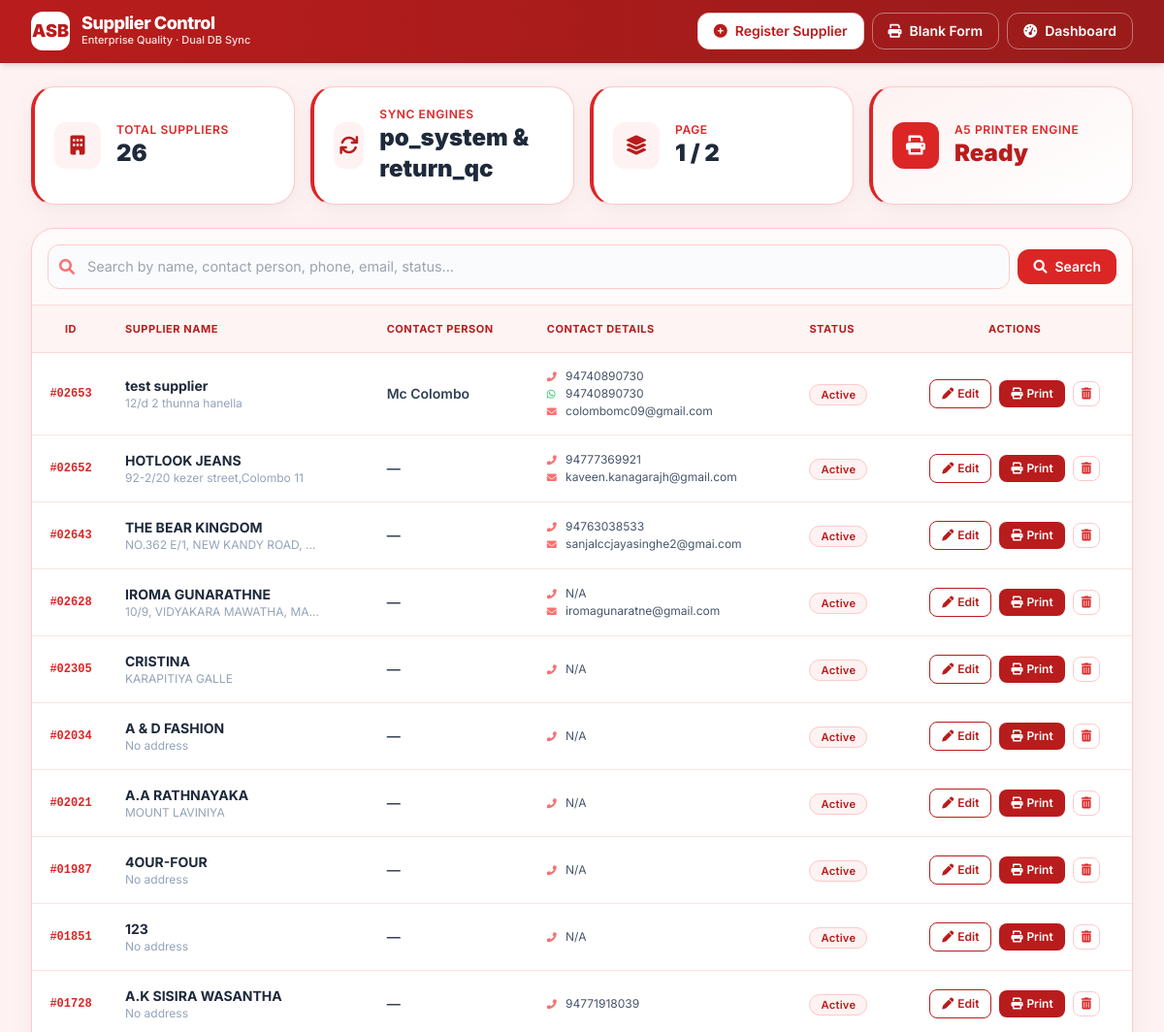
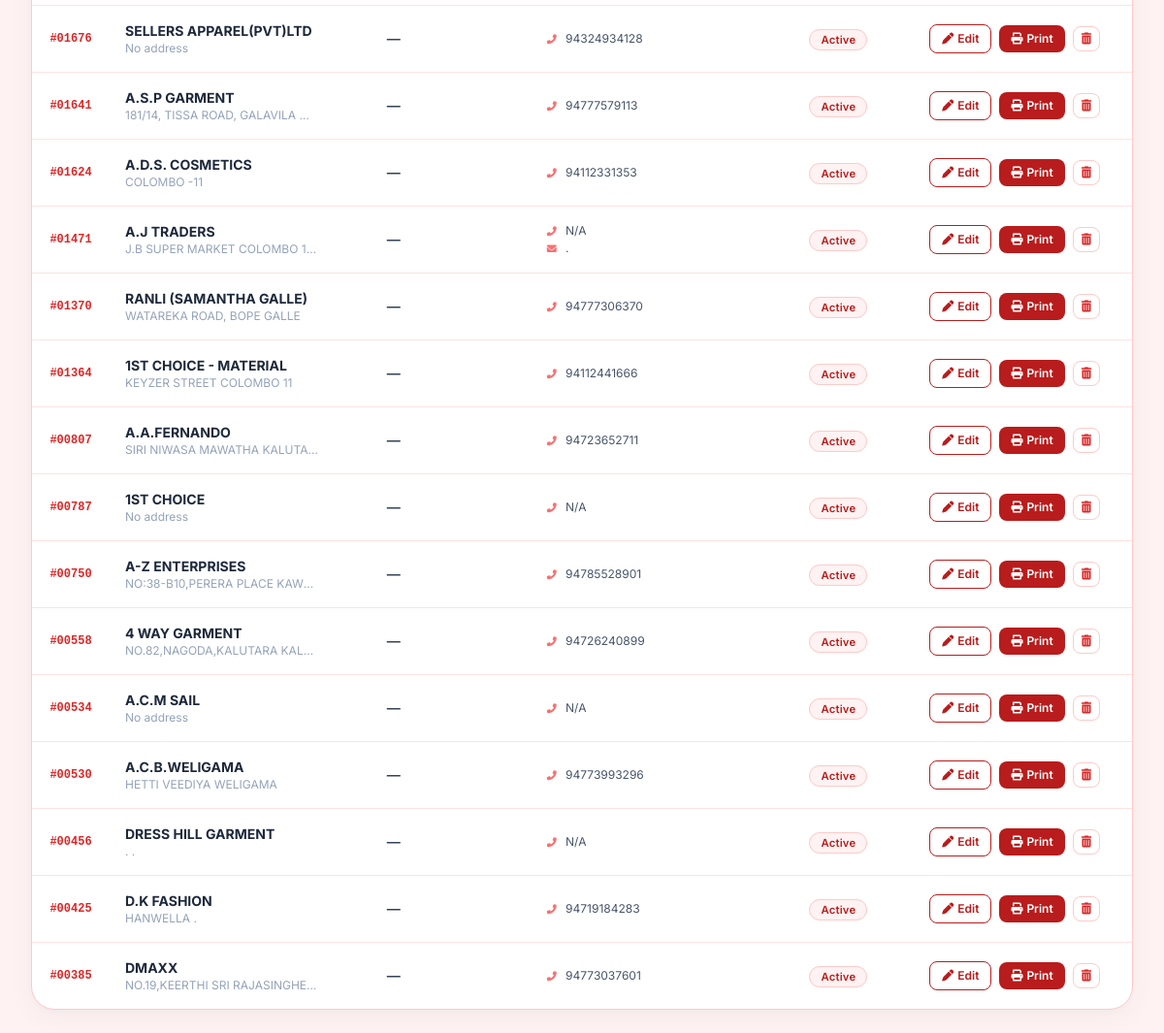
The page /supplier_module.php on the database its author committed (2 pictures, top to bottom).
### tables this page shows
CREATE TABLE `suppliers` (
  `supplier_id` bigint(20) UNSIGNED NOT NULL,
  `supplier_name` varchar(100) NOT NULL,
  `system_id` varchar(50) DEFAULT NULL,
  `contact_number` varchar(20) DEFAULT NULL,
  `land_number` varchar(20) DEFAULT NULL,
  `fax_number` varchar(20) DEFAULT NULL,
  `contact_person` varchar(100) DEFAULT NULL,
  `whatsapp` varchar(20) DEFAULT NULL,
  `email` varchar(100) DEFAULT NULL,
  `address` text DEFAULT NULL,
  `status` varchar(50) DEFAULT 'Active'
);

### supplier_module.php (the view, shortened to what this page needs)
<?php
$host    = '127.0.0.1';
$user    = 'root';
$pass    = '';
$charset = 'utf8mb4';
$options = [
    PDO::ATTR_ERRMODE            => PDO::ERRMODE_EXCEPTION,
    PDO::ATTR_DEFAULT_FETCH_MODE => PDO::FETCH_ASSOC,
    PDO::ATTR_EMULATE_PREPARES   => false,
];
try {
    $pdo_po = new PDO("mysql:host=$host;dbname=po_system;charset=$charset", $user, $pass, $options);
} catch (\PDOException $e) {
    die("Database connection failed: " . $e->getMessage());
}
$limit = 25;
$page = isset($_GET['page']) ? max(1, (int)$_GET['page']) : 1;
$offset = ($page - 1) * $limit;
$search = isset($_GET['search']) ? trim($_GET['search']) : '';
$whereClause = '';
$params = [];
$countSql = "SELECT COUNT(*) FROM suppliers $whereClause";
$stmtCount = $pdo_po->prepare($countSql);
$stmtCount->execute($params);
$totalRecords = $stmtCount->fetchColumn();
$totalPages = ceil($totalRecords / $limit);
$sql = "SELECT * FROM suppliers $whereClause ORDER BY supplier_id DESC LIMIT ? OFFSET ?";
$stmt = $pdo_po->prepare($sql);
$execParams = array_merge($params, [$limit, $offset]);
$stmt->execute($execParams);
$suppliers = $stmt->fetchAll();
?>
<!DOCTYPE html>
<html lang="en">
<head>
    <script src="https://cdn.tailwindcss.com"></script>
    <link rel="stylesheet" href="https://cdnjs.cloudflare.com/ajax/libs/font-awesome/6.0.0-beta3/css/all.min.css">
</head>
<body>
    <header class="bg-gradient-to-r from-red-700 to-red-800 border-b border-red-900/40 sticky top-0 z-40 no-print shadow-md">
        <div class="max-w-7xl mx-auto px-4 sm:px-6 lg:px-8">
            <div class="flex flex-wrap items-center justify-between py-3 gap-3">
                <div class="flex items-center gap-3">
                    <div class="h-10 w-10 rounded-xl bg-white text-red-700 flex items-center justify-center font-black text-lg shadow-sm">ASB</div>
                    <div>
                        <h1 class="text-lg font-extrabold tracking-tight text-white leading-none">Supplier Control</h1>
                        <p class="text-[11px] font-medium text-red-100">Enterprise Quality · Dual DB Sync</p>
                    </div>
                </div>
                <div class="flex items-center gap-2">
                    <button onclick="openModal('add')" class="btn-primary text-sm font-semibold px-4 py-2 rounded-xl flex items-center gap-2 bg-white text-red-700 hover:bg-red-50 border border-red-200">
                        <i class="fas fa-plus-circle"></i> Register Supplier
                    </button>
                    <button onclick="printEmptyForm()" class="btn-outline text-sm font-semibold px-4 py-2 rounded-xl flex items-center gap-2 text-white border-white/40 hover:bg-white/10">
                        <i class="fas fa-print"></i> Blank Form
                    </button>
                    <a href="dashboard.php" class="btn-outline text-sm font-semibold px-4 py-2 rounded-xl flex items-center gap-2 text-white border-white/40 hover:bg-white/10 transition">
                        <i class="fas fa-tachometer-alt"></i> Dashboard
                    </a>
                </div>
            </div>
        </div>
    </header>
    <main class="max-w-7xl mx-auto px-4 sm:px-6 lg:px-8 py-6 no-print">
        <div class="grid grid-cols-1 sm:grid-cols-4 gap-4 mb-6">
            <div class="card p-5 flex items-center gap-4 border-l-4 border-l-red-600">
                <div class="h-12 w-12 rounded-xl bg-red-50 text-red-700 flex items-center justify-center text-xl"><i class="fas fa-building"></i></div>
                <div><p class="text-xs font-semibold text-red-600 uppercase tracking-wider">Total Suppliers</p><p class="text-2xl font-black text-slate-800"><?= number_format($totalRecords); ?></p></div>
            </div>
            <div class="card p-5 flex items-center gap-4 border-l-4 border-l-red-600">
                <div class="h-12 w-12 rounded-xl bg-red-50 text-red-700 flex items-center justify-center text-xl"><i class="fas fa-sync"></i></div>
                <div><p class="text-xs font-semibold text-red-600 uppercase tracking-wider">Sync Engines</p><p class="text-2xl font-black text-slate-800">po_system &amp; return_qc</p></div>
            </div>
            <div class="card p-5 flex items-center gap-4 border-l-4 border-l-red-600">
                <div class="h-12 w-12 rounded-xl bg-red-50 text-red-700 flex items-center justify-center text-xl"><i class="fas fa-layer-group"></i></div>
                <div><p class="text-xs font-semibold text-red-600 uppercase tracking-wider">Page</p><p class="text-2xl font-black text-slate-800"><?= $page; ?> / <?= max(1, $totalPages); ?></p></div>
            </div>
            <div class="card p-5 flex items-center gap-4 border-l-4 border-l-red-600 bg-gradient-to-br from-red-50 to-white">
                <div class="h-12 w-12 rounded-xl bg-red-600 text-white flex items-center justify-center text-xl"><i class="fas fa-print"></i></div>
                <div><p class="text-xs font-semibold text-red-600 uppercase tracking-wider">A5 Printer Engine</p><p class="text-2xl font-black text-red-700">Ready</p></div>
            </div>
        </div>
        <div class="card overflow-hidden border-red-200">
            <div class="p-4 border-b border-red-200/70 bg-red-50/30">
                <form method="GET" action="" class="search-wrapper">
                    <div class="relative flex-1">
                        <i class="fas fa-search absolute left-3 top-1/2 transform -translate-y-1/2 text-red-400"></i>
                        <input type="text" name="search" value="<?= htmlspecialchars($search); ?>" placeholder="Search by name, contact person, phone, email, status..." class="form-input pl-10">
                    </div>
                    <button type="submit" class="btn-primary text-sm font-semibold px-4 py-2 rounded-xl flex items-center gap-2 bg-red-600 text-white hover:bg-red-700">
                        <i class="fas fa-search"></i> Search
                    </button>
                </form>
            </div>
            <div class="overflow-x-auto">
                <table class="w-full text-left">
                    <thead>
                        <tr class="bg-red-50/80 border-b border-red-200/70 text-red-700 text-[11px] font-bold uppercase tracking-wider">
                            <th class="p-4 w-20 text-center">ID</th>
                            <th class="p-4">Supplier Name</th>
                            <th class="p-4">Contact Person</th>
                            <th class="p-4">Contact Details</th>
                            <th class="p-4">Status</th>
                            <th class="p-4 text-center">Actions</th>
                        </tr>
                    </thead>
                    <tbody class="divide-y divide-red-100 text-sm">
                        <?php if (empty($suppliers)): ?>
                            <tr><td colspan="6" class="p-12 text-center text-slate-400 font-medium">No suppliers found.</td></tr>
                        <?php else: ?>
                            <?php foreach($suppliers as $s): ?>
                            <tr class="table-row-hover">
                                <td class="p-4 text-center font-mono text-xs font-bold text-red-600">#<?= sprintf("%05d", $s['supplier_id']); ?></td>
                                <td class="p-4">
                                    <div class="font-bold text-slate-800"><?= htmlspecialchars($s['supplier_name']); ?></div>
                                    <div class="text-xs text-slate-400 truncate max-w-[200px]"><?= htmlspecialchars($s['address'] ?: 'No address'); ?></div>
                                </td>
                                <td class="p-4 font-semibold text-slate-700"><?= htmlspecialchars($s['contact_person'] ?: '—'); ?></td>
                                <td class="p-4 text-xs space-y-0.5 text-slate-600">
                                    <div><i class="fas fa-phone-alt w-4 text-red-400 text-[10px]"></i> <?= htmlspecialchars($s['contact_number'] ?: 'N/A'); ?></div>
                                    <?php if($s['whatsapp']): ?><div><i class="fab fa-whatsapp w-4 text-green-500 text-[10px]"></i> <?= htmlspecialchars($s['whatsapp']); ?></div><?php endif; ?>
                                    <?php if($s['email']): ?><div><i class="fas fa-envelope w-4 text-red-400 text-[10px]"></i> <?= htmlspecialchars($s['email']); ?></div><?php endif; ?>
                                </td>
                                <td class="p-4"><span class="badge-status"><?= htmlspecialchars($s['status'] ?: 'Active'); ?></span></td>
                                <td class="p-4 text-center space-x-1 whitespace-nowrap">
                                    <button onclick='populateAndEdit(<?= json_encode($s); ?>)' class="btn-outline text-xs px-3 py-1.5 rounded-lg font-semibold flex items-center gap-1 inline-flex"><i class="fas fa-pen"></i> Edit</button>
                                    <button onclick='printSingleSupplier(<?= json_encode($s); ?>)' class="btn-primary text-xs px-3 py-1.5 rounded-lg font-semibold flex items-center gap-1 inline-flex"><i class="fas fa-print"></i> Print</button>
                                    <a href="supplier_module.php?action=delete&id=<?= $s['supplier_id']; ?>" onclick="return confirm('Delete this supplier permanently?')" class="text-red-600 hover:text-red-800 text-xs font-semibold px-2 py-1.5 rounded-lg border border-red-200 hover:bg-red-50 inline-flex items-center gap-1"><i class="fas fa-trash-alt"></i></a>
                                </td>
                            </tr>
                            <?php endforeach; ?>
                        <?php endif; ?>
                    </tbody>
                </table>
            </div>
        </div>
    </main>
</body>
</html>

### supplier_module.php (style rules this page uses)
body { font-family: 'Inter', sans-serif; background: #fef2f2; }
.card { background: white; border-radius: 1.5rem; box-shadow: 0 8px 30px rgba(0,0,0,0.04), 0 2px 8px rgba(0,0,0,0.02); border: 1px solid #fecaca; }
.btn-primary { background: #b91c1c; color: white; transition: all 0.15s; }
.btn-outline { background: transparent; border: 1px solid #b91c1c; color: #b91c1c; transition: all 0.15s; }
.badge-status { background: #fef2f2; color: #b91c1c; border: 1px solid #fecaca; font-weight: 600; padding: 0.2rem 0.7rem; border-radius: 9999px; font-size: 0.7rem; letter-spacing: 0.02em; }
.form-input { border: 1px solid #fecaca; border-radius: 0.75rem; padding: 0.7rem 1rem; width: 100%; font-size: 0.9rem; transition: 0.15s; background: #fafbfc; }
.search-wrapper { display: flex; gap: 0.5rem; flex-wrap: wrap; align-items: center; }
.search-wrapper input { flex: 1; min-width: 200px; }

### rows shown on the page
suppliers: supplier_id "02653", supplier_name "test supplier", address "12/d 2 thunna hanella", contact_person "Mc Colombo", contact_number "94740890730", whatsapp "94740890730", email "colombomc09@gmail.com", status "Active"
suppliers: supplier_id "02652", supplier_name "HOTLOOK JEANS", address "92-2/20 kezer street,Colombo 11", contact_person "—", contact_number "94777369921", email "kaveen.kanagarajh@gmail.com", status "Active"
suppliers: supplier_id "02643", supplier_name "THE BEAR KINGDOM", address "NO.362 E/1, NEW KANDY ROAD,…", contact_person "—", contact_number "94763038533", email "sanjalccjayasinghe2@gmai.com", status "Active"
suppliers: supplier_id "02628", supplier_name "IROMA GUNARATHNE", address "10/9, VIDYAKARA MAWATHA, MA…", contact_person "—", contact_number "N/A", email "iromagunaratne@gmail.com", status "Active"
suppliers: supplier_id "02305", supplier_name "CRISTINA", address "KARAPITIYA GALLE", contact_person "—", contact_number "N/A", status "Active"
suppliers: supplier_id "02034", supplier_name "A & D FASHION", address "No address", contact_person "—", contact_number "N/A", status "Active"
suppliers: supplier_id "02021", supplier_name "A.A RATHNAYAKA", address "MOUNT LAVINIYA", contact_person "—", contact_number "N/A", status "Active"
suppliers: supplier_id "01987", supplier_name "4OUR-FOUR", address "No address", contact_person "—", contact_number "N/A", status "Active"
suppliers: supplier_id "01851", supplier_name "123", address "No address", contact_person "—", contact_number "N/A", status "Active"
suppliers: supplier_id "01728", supplier_name "A.K SISIRA WASANTHA", address "No address", contact_person "—", contact_number "94771918039", status "Active"
suppliers: supplier_id "01676", supplier_name "SELLERS APPAREL(PVT)LTD", address "No address", contact_person "—", contact_number "94324934128", status "Active"
suppliers: supplier_id "01641", supplier_name "A.S.P GARMENT", address "181/14, TISSA ROAD, GALAVILA…", contact_person "—", contact_number "94777579113", status "Active"
suppliers: supplier_id "01624", supplier_name "A.D.S. COSMETICS", address "COLOMBO -11", contact_person "—", contact_number "94112331353", status "Active"
suppliers: supplier_id "01471", supplier_name "A.J TRADERS", address "J.B SUPER MARKET COLOMBO 1…", contact_person "—", contact_number "N/A", email ".", status "Active"
suppliers: supplier_id "01370", supplier_name "RANLI (SAMANTHA GALLE)", address "WATAREKA ROAD, BOPE GALLE", contact_person "—", contact_number "94777306370", status "Active"
suppliers: supplier_id "01364", supplier_name "1ST CHOICE - MATERIAL", address "KEYZER STREET COLOMBO 11", contact_person "—", contact_number "94112441666", status "Active"
suppliers: supplier_id "00807", supplier_name "A.A.FERNANDO", address "SIRI NIWASA MAWATHA KALUTA…", contact_person "—", contact_number "94723652711", status "Active"
suppliers: supplier_id "00787", supplier_name "1ST CHOICE", address "No address", contact_person "—", contact_number "N/A", status "Active"
suppliers: supplier_id "00750", supplier_name "A-Z ENTERPRISES", address "NO:38-B10,PERERA PLACE KAW…", contact_person "—", contact_number "94785528901", status "Active"
suppliers: supplier_id "00558", supplier_name "4 WAY GARMENT", address "NO.82,NAGODA,KALUTARA KAL…", contact_person "—", contact_number "94726240899", status "Active"
suppliers: supplier_id "00534", supplier_name "A.C.M SAIL", address "No address", contact_person "—", contact_number "N/A", status "Active"
suppliers: supplier_id "00530", supplier_name "A.C.B.WELIGAMA", address "HETTI VEEDIYA WELIGAMA", contact_person "—", contact_number "94773993296", status "Active"
suppliers: supplier_id "00456", supplier_name "DRESS HILL GARMENT", address ". .", contact_person "—", contact_number "N/A", status "Active"
suppliers: supplier_id "00425", supplier_name "D.K FASHION", address "HANWELLA .", contact_person "—", contact_number "94719184283", status "Active"
suppliers: supplier_id "00385", supplier_name "DMAXX", address "NO.19,KEERTHI SRI RAJASINGHE…", contact_person "—", contact_number "94773037601", status "Active"

### other values the page prints
$totalRecords "26"
$page "1"
max(1, $totalPages) "2"
